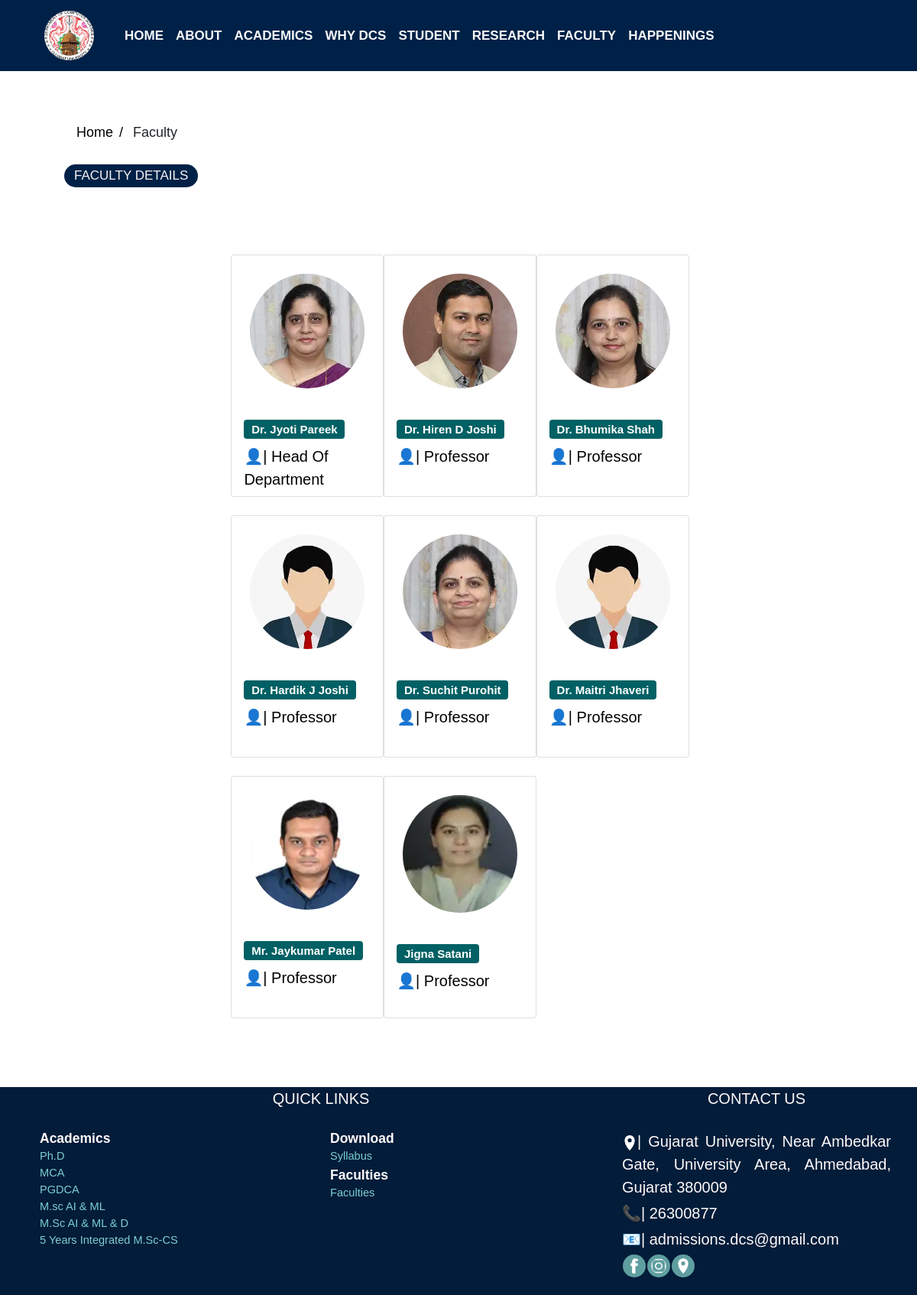
Page /Department/faculty.php on the committed database.
### tables this page shows
CREATE TABLE `faculty` (
  `faculty_id` int(11) NOT NULL,
  `faculty_experience` smallint(3) DEFAULT NULL,
  `faculty_qualification` varchar(50) DEFAULT NULL,
  `faculty_specialization` varchar(50) DEFAULT NULL,
  `faculty_designation` varchar(50) DEFAULT NULL,
  `designation_id` int(11) NOT NULL,
  `user_id` int(11) NOT NULL
);

CREATE TABLE `user` (
  `user_id` int(11) NOT NULL,
  `user_name` varchar(30) DEFAULT NULL,
  `user_profile` varchar(50) DEFAULT NULL,
  `user_email` varchar(50) DEFAULT NULL,
  `user_password` varchar(80) DEFAULT NULL,
  `use_category_id` int(11) NOT NULL
);

CREATE TABLE `designation` (
  `designation_id` int(11) NOT NULL,
  `designation` varchar(45) DEFAULT NULL
);

### Department/faculty.php (the view, shortened to what this page needs)
<!doctype html>
<html lang="en">
<head>
    <?php include "links/include/link.php"?>
</head>
<body>
    <?php include "links/include/header.php"?>
    <div style="padding-right:7%;padding-left:7%;">
        <br>
        <ul class="breadcrumb" style="padding-top:130px;">
            <li><a href="home.php">Home</a></li>
            <li>Faculty</li>
        </ul>
        <span class="pill">FACULTY DETAILS</span>
        <div class="size">
            <div class="container">
                <br><br>
                <br>
                <div class="row row-sm-cols-1 row-cols-md-2 row-cols-xl-3 gx-1 gy-4 ">
                    <?php
                     $query = "SELECT u.user_name,u.user_profile,d.designation,f.faculty_id FROM user as u
INNER JOIN faculty as f
ON f.user_id=u.user_id
INNER JOIN designation as d
ON f.designation_id=d.designation_id";
  $result = $conn->query($query);
    if ($result->num_rows > 0)
    {
        while($row = $result->fetch_assoc())
        {
            $username=$row["user_name"];
            $faculty_profile=$row["user_profile"];
            $designation=$row["designation"];
            $faculty_id=$row["faculty_id"];
         ?>
                    <div class="col">
                        <div class="card"><a href="faculty_details.php?faculty_id=<?php echo $faculty_id ?>"
                                class="card-link">
                                <div data-bs-toggle="tooltip" title="CLICK TO KNOW MORE">
                                    <img src="<?php echo $faculty_profile;?>" class="p-4 card-round">
                                </div>
                            </a>
                            <div class="card-body">
                                <h5 class="card-title"><span class="badge"><?php echo $username;?></span></h5>
                                <p class="card-text">👤| <?php echo $designation;?></p>
                            </div>
                        </div>
                    </div>
                    <?php
        }
    }
    else {
        echo "0 results";
    }
?>
                </div>
            </div>
        </div>
    </div>
    <br><br><br>
    <?php include "links/include/footer.php"?>
</body>
</html>

### Department/links/include/link.php (shortened to what this page needs)
<?php
echo '
<script src="https://ajax.googleapis.com/ajax/libs/jquery/3.6.3/jquery.min.js"></script>
<link rel="stylesheet" href="https://cdnjs.cloudflare.com/ajax/libs/font-awesome/4.7.0/css/font-awesome.min.css">
<script src="https://kit.fontawesome.com/a076d05399.js"></script>
<link rel="stylesheet" href="links/bs5/bootstrap.min.css">
<script src="links/bs5/bootstrap.bundle.min.js"></script>
<link rel="stylesheet" href="./links/css/main.css">
<link rel="stylesheet" href="./links/css/output.css">
<link rel="stylesheet" href="./links/css/global.css">
<title>Depart. of Computer science</title>
<script src="https://unpkg.com/aos@2.3.1/dist/aos.js"></script>
<link href="https://unpkg.com/aos@2.3.1/dist/aos.css" rel="stylesheet">
<link rel="shortcut icon" href="image/logos/logo.webp" type="image/png">
<script>
  AOS.init();
</script>
';

### Department/links/include/header.php (shortened to what this page needs)
<?php
echo ' <nav class="navbar navbar-expand-sm navbar-dark " id="back-color">
        <div class="container flex-start">
            <a class="navbar-brand" href="home.php">
                <img src="image/logos/logo1.webp" alt="Avatar Logo" style="width:65px;border-radius: 50%;">
            </a>
            <button class="navbar-toggler d-lg-none" type="button" style="color: aliceblue;" data-bs-toggle="collapse"
                data-bs-target="#collapsibleNavId" aria-controls="collapsibleNavId" aria-expanded="false"
                aria-label="Toggle navigation">
                <span class="navbar-toggler-icon"></span>
            </button>
            <div class="collapse navbar-collapse" id="collapsibleNavId">
                <ul class="mt-2 navbar-nav me-auto mt-lg-0">
                    <li class="nav-item">
                    <a class="nav-link text-light" href="home.php"><b>HOME</b></a>
                    </li>
                    <li class="nav-item">
                        <a class="nav-link text-light"><b>ABOUT</b></a>
                        <ul>
                            <li><a href="about.php">About</a></li>
                            <li><a href="mission&vision.php">Mission & Vision</a></li>
                            <li><a href="epg_pathshala.php">EPG Pathshala modules</a></li>
                            <li><a href="feedback.php">Feedback</a></li>
                            <li><a href="student_diversity.php">Catering to Student Diversity</a></li>
                            <li><a href="mentor_mentee.php">Mentor Mentee system</a></li>
                            </ul>
                            </li>
                            <li class="nav-item">
                            <a class="nav-link text-light"><b>ACADEMICS</b></a>
                            <ul>
                            <li><a href="academics.php">Academics</a></li>';
echo '</ul>
                    </li>
                    <li class="nav-item">
                        <a class="nav-link text-light"><b>WHY DCS</b></a>
                        <ul>
                            <li><a href="#">State of Art Infrastructure</a></li>
                            <li><a href="placement.php">100% placements</a></li>
                            <li><a href="no_one.php">No 1 in gujarat</a></li>
                            <li><a href="hpc_system.php">Availability of HPC systems</a></li>
                        </ul>
                    </li>
                    <li class="nav-item">
                        <a class="nav-link text-light"><b>STUDENT</b></a>
                        <ul>
                            <li><a href="syllabus.php">Syllabus</a></li>
                            <li><a href="results.php">Results</a></li>
                            <li><a href="papers.php">Old papers</a></li>
                        </ul>
                    </li>
                    <li class="nav-item">
                        <a class="nav-link text-light"><b>RESEARCH</b></a>
                        <ul>
                            <li><a href="project_ongoing.php">Projects ongoing</a></li>
                            <li><a href="research.php">Research outcomes</a></li>
                            <li><a href="award.php">Awards</a></li>
                        </ul>
                    </li>
                    <li class="nav-item">
                        <a class="nav-link text-light" href="https://www.gujaratuniversity.ac.in/details/18"><b>FACULTY</b></a>
                    </li>
                    <li class="nav-item">
                        <a class="nav-link text-light"><b>HAPPENINGS</b></a>
                        <ul>
                            <li><a href="news.php">News</a></li>
                            <li><a href="event.php">Events</a></li>
                            <li><a href="circulars.php">Circular</a></li>
                            <li><a href="gallery.php">Gallery</a></li>
                        </ul>
                    </li>
</nav>
';
?>

### Department/links/include/footer.php (shortened to what this page needs)
<?php
include "link.php";
echo '<style>
a{
    color:#7cced0;
    text-decoration:none;
}
a:hover
{
    color:white;
}
header{
    width:80px;
}
</style>
<div class="footer">
<div class="container">
    <div class="row">
        <div class="col-lg-8 col-md-6 footer-links">
            <div class="pb-4 ">QUICK LINKS</div>
            <div class="row small">
                <div class="col-lg-6 col-md-6 footer-link text-start">
                    <b>Academics</b>
                    <ul style="font-size: smaller;">
                        <li><a href="phd.php">Ph.D</a></li>
                        <li><a href="mca.php">MCA</a></li>
                        <li><a href="pgdca.php">PGDCA</a></li>
                        <li><a href="aiml.php">M.sc AI & ML</a></li>
                        <li><a href="aimld.php">M.Sc AI & ML & D</a></li>
                        <li><i class="bx bx-chevron-right"></i> <a href="msccs.php">5 Years Integrated M.Sc-CS</a></li>
                    </ul>
                </div>
                <div class="col-lg-6 col-md-6 footer-links text-start">
                    <b>Download</b>
                    <ul style="font-size: smaller;">
                    <li><a
                    href="https://www1.gujaratuniversity.ac.in/custom/student/syllabus">Syllabus</a>
                    </li>
                    </ul>
                    <b>Faculties</b>
                    <ul style="font-size: smaller;">
                    <li><a
                                href="faculty.php">Faculties</a>
                    </li>
                    </ul>
                </div>
            </div>
        </div>
        <div class="col-lg-4 col-md-6 footer-links">
            <div class="pb-4 uppercase ">CONTACT US</div>
            <div class="tdrow">
                <img src="image/logos/imap.webp" style="width:20px; display:inline-block;" >|
                Gujarat University, Near Ambedkar Gate, University Area, Ahmedabad, Gujarat 380009
            </div>
            <div class="tdrow">📞| 26300877</div>
            <div class="tdrow">📧| admissions.dcs@gmail.com</div>
            <div class="tdrow">
                <table>
                    <tr>
                        <td><a rel="noreferrer"
                                href="https://www.facebook.com/M-Sc-Artificial-Intelligence-Machine-Learning-at-Rollwala-GU-654124395030598/"
                                target="_blank"><img class="nav-img" src="image/logos/flogo.png"></a>
                        </td>
                        <td><a rel="noreferrer"
                                href="https://www.instagram.com/msc_computerscience_gu/?next=%2F"
                                target="_blank"><img class="nav-img" src="image/logos/insta.png"></a>
                        </td>
                        <td>
                            <a rel="noreferrer"
                                href="https://www.google.com/maps/place/Department+of+Computer+Science,+Maharshi+Pingal+-+School+of+Advanced+Computing+and+Information+Technology/@23.0362486,72.545091,19.77z/data=!4m5!3m4!1s0x395e859c09adf79f:0xe1d87bc33ed48fe7!8m2!3d23.0360673!4d72.5452956"
                                target="_blank"><img class="nav-img" src="image/logos/imap.webp"></a>
                    </tr>
                </table>
            </div>
        </div>
    </div>
</div>
</div>
';
?>

### Department/links/css/main.css (style rules this page uses)
#back-color { background: rgb(0, 33, 71); }
.navbar { background-color: #333; position: fixed; top: 0; width: 100%; z-index: 10; padding-top: 0px; padding-bottom: 0px; }
.navbar a { float: left; display: block; color: #f2f2f2; text-align: center; padding: 14px 16px; text-decoration: none; font-size: 17px; }
.navbar a:after, a:before { transition: all .5s; }
.nav-img { height: 30px; width: 30px; padding: 5px; background: cadetblue; border-radius: 50%; }
.navbar a { position: relative; }
.navbar a:after { position: absolute; bottom: 0; left: 0; right: 0; margin: auto; width: 0%; content: '.'; color: transparent; background: rgb(255, 147, 5); height: 1px; }
.footer { padding-left: 20px; padding-bottom: 20px; position: relative; left: 0; bottom: 0; width: 100%; background-color: rgb(2, 28, 57); color: snow; text-align: center; font-stretch: expanded; }
.tdrow { text-align: start; text-align: justify; padding: 2px; }
nav ul { list-style: none; margin: 0; padding: 0; display: flex; }
nav li { position: relative; cursor: pointer; }
nav a { display: block; padding: 1em; text-decoration: none; color: #fff; }

### Department/links/css/global.css (style rules this page uses)
.pill { border: 2px; background-color: #002147; padding-right: 13px; padding-left: 13px; padding-top: 5px; padding-bottom: 6px; color: whitesmoke; max-width: fit-content; border-radius: 50px 50px; text-transform: uppercase; font-size: 17px; }
ul.breadcrumb { padding: 10px 16px; list-style: none; }
ul.breadcrumb li { display: inline; font-size: 18px; }
ul.breadcrumb li+li:before { padding: 8px; color: black; content: "/\00a0"; }
ul.breadcrumb li a { color: #000000; text-decoration: none; }
body { font-family: Arial, Helvetica, sans-serif; font-size: 20px; }

### Department/faculty.php (style rules this page uses)
.size { padding-left: 20%; padding-right: 20%; }
.card-body .card-title .badge { background-color: #016064; }
.card { background-color: #ffffffd3; height: 317px; width: 200px; overflow: hidden; border-radius: 50%; }
.card-text { color: black; font-family: 'Gill Sans', 'Gill Sans MT', Calibri, 'Trebuchet MS', sans-serif; }
.card-round { border-radius: 50%; width: 100%; }

### Department/links/include/footer.php (style rules this page uses)
a { color:#7cced0; text-decoration:none; }

### rows in the picture
faculty: user.user_profile (picture), user.user_name "Dr. Jyoti Pareek", designation.designation "Head Of Department"
faculty: user.user_profile (picture), user.user_name "Dr. Hiren D Joshi", designation.designation "Professor"
faculty: user.user_profile (picture), user.user_name "Dr. Bhumika Shah", designation.designation "Professor"
faculty: user.user_profile (picture), user.user_name "Dr. Hardik J Joshi", designation.designation "Professor"
faculty: user.user_profile (picture), user.user_name "Dr. Suchit Purohit", designation.designation "Professor"
faculty: user.user_profile (picture), user.user_name "Dr. Maitri Jhaveri", designation.designation "Professor"
faculty: user.user_profile (picture), user.user_name "Mr. Jaykumar Patel", designation.designation "Professor"
faculty: user.user_profile (picture), user.user_name "Jigna Satani", designation.designation "Professor"
